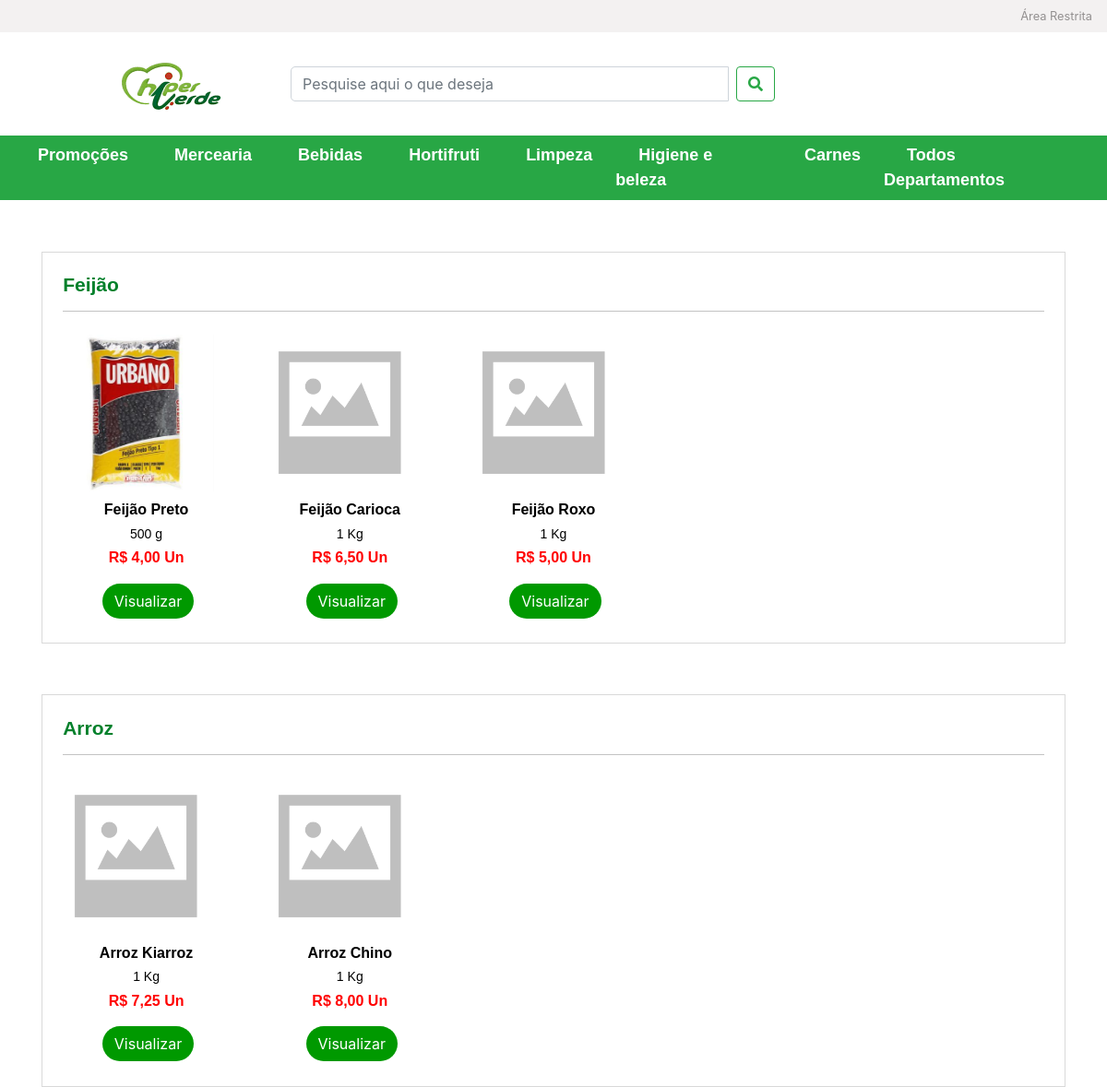
Page /index.php/PagCategoria/lista/3 on the committed database.
### tables this page shows
CREATE TABLE IF NOT EXISTS `tb_departamento` (
  `id_departamento` int(11) NOT NULL AUTO_INCREMENT,
  `nome_departamento` varchar(45) NOT NULL,
  PRIMARY KEY (`id_departamento`)
);

CREATE TABLE IF NOT EXISTS `tb_subcategoria` (
  `id_subcategoria` int(11) NOT NULL AUTO_INCREMENT,
  `cd_categoria` int(11) NOT NULL,
  `nome_subcategoria` varchar(45) NOT NULL,
  PRIMARY KEY (`id_subcategoria`),
  KEY `cd_categoria` (`cd_categoria`),
  CONSTRAINT `tb_subcategoria_ibfk_1` FOREIGN KEY (`cd_categoria`) REFERENCES `tb_categoria` (`id_categoria`) ON DELETE NO ACTION ON UPDATE NO ACTION
);

CREATE TABLE IF NOT EXISTS `tb_produto` (
  `id_produto` int(11) NOT NULL AUTO_INCREMENT,
  `nome_produto` varchar(85) NOT NULL,
  `valor_unitario_produto` decimal(5,2) NOT NULL,
  `peso_produto` int(11) NOT NULL,
  `imagem_produto` varchar(140) DEFAULT NULL,
  `cd_departamento` int(11) NOT NULL,
  `cd_categoria` int(11),
  `cd_subcategoria` int(11),
  `cd_unidade_medida` int(11) NOT NULL,
  `cd_medida_valor` int(11) NOT NULL,
  PRIMARY KEY (`id_produto`),
  KEY `cd_departamento` (`cd_departamento`),
  KEY `fk_tb_produto_tb_categoria1` (`cd_categoria`),
  KEY `fk_tb_produto_tb_subcategoria1` (`cd_subcategoria`),
  KEY `fk_tb_produto_tb_unidade_medida1` (`cd_unidade_medida`),
  KEY `FK_tb_produto_tb_medida_valor` (`cd_medida_valor`),
  CONSTRAINT `FK_tb_produto_tb_medida_valor` FOREIGN KEY (`cd_medida_valor`) REFERENCES `tb_medida_valor` (`id_medida_valor`) ON DELETE NO ACTION ON UPDATE NO ACTION,
  CONSTRAINT `fk_tb_produto_tb_categoria1` FOREIGN KEY (`cd_categoria`) REFERENCES `tb_categoria` (`id_categoria`) ON DELETE NO ACTION ON UPDATE NO ACTION,
  CONSTRAINT `fk_tb_produto_tb_subcategoria1` FOREIGN KEY (`cd_subcategoria`) REFERENCES `tb_subcategoria` (`id_subcategoria`) ON DELETE NO ACTION ON UPDATE NO ACTION,
  CONSTRAINT `fk_tb_produto_tb_unidade_medida1` FOREIGN KEY (`cd_unidade_medida`) REFERENCES `tb_unidade_medida` (`id_medida`) ON DELETE NO ACTION ON UPDATE NO ACTION,
  CONSTRAINT `tb_produto_ibfk_1` FOREIGN KEY (`cd_departamento`) REFERENCES `tb_departamento` (`id_departamento`) ON DELETE NO ACTION ON UPDATE NO ACTION
);

CREATE TABLE IF NOT EXISTS `tb_unidade_medida` (
  `id_medida` int(11) NOT NULL AUTO_INCREMENT,
  `medida` varchar(20) NOT NULL,
  PRIMARY KEY (`id_medida`)
);

CREATE TABLE IF NOT EXISTS `tb_medida_valor` (
  `id_medida_valor` int(11) NOT NULL AUTO_INCREMENT,
  `medida_valor` varchar(5) NOT NULL,
  PRIMARY KEY (`id_medida_valor`)
);

### application/controllers/PagCategoria.php (called while the page is built, shortened)
<?php
class PagCategoria extends CI_Controller {
    public function __construct() {
        $this->load->model('FrontEndModels/PagInicialModel');
        $this->load->model('BackEndModels/DepartamentoModel');
        $this->load->model('FrontEndModels/PagCategoriaModel');
        $this->load->model('FrontEndModels/PagPromocaoModel');
        $this->load->model('FrontEndModels/DepartamentoMenuModel');
        $this->load->model('BackEndModels/ProdutoPromocaoModel');
    }
    public function lista($id_categoria) {
        $data['menu'] = $this->DepartamentoMenuModel->getAll();
        $data['produtopromocao'] = $this->ProdutoPromocaoModel->getAll();
        $data['produto'] = $this->PagInicialModel->getAll();
        $data['promocao'] = $this->PagPromocaoModel->getAll();
        $data['subcategoria'] = $this->PagCategoriaModel->getAll($id_categoria);
        $this->load->view('FrontEnd/Header');
        $this->load->view('FrontEnd/Menu', $data);
        $this->load->view('FrontEnd/PaginaCategoria', $data);
    }
}

### index.php (called while the page is built, shortened)
<?php
require_once BASEPATH.'core/CodeIgniter.php';

### application/models/FrontEndModels/DepartamentoMenuModel.php (called while the page is built)
<?php
class DepartamentoMenuModel extends CI_Model {
    public function getAll() {
        $this->db->select('tb_departamento.*');
        $this->db->limit(6);
        $query = $this->db->get('tb_departamento');
        return $query->result();
    }
}

### application/models/FrontEndModels/PagCategoriaModel.php (called while the page is built)
<?php
class PagCategoriaModel extends CI_Model{
    public function getAll($id_categoria) {
        $this->db->select('tb_departamento.*,tb_categoria.*, tb_subcategoria.*');
        $this->db->join('tb_categoria', 'tb_categoria.id_categoria = tb_subcategoria.cd_categoria','left');
        $this->db->join('tb_departamento', 'tb_departamento.id_departamento = tb_categoria.cd_departamento', 'left');
        $this->db->where('id_categoria', $id_categoria);
        $query = $this->db->get('tb_subcategoria');
        return $query->result();
    }
}

### application/models/FrontEndModels/PagInicialModel.php (called while the page is built)
<?php
class PagInicialModel extends CI_Model {
    public function getAll() {
        $this->db->select('tb_produto.*,tb_unidade_medida.medida, tb_medida_valor.medida_valor, tb_departamento.id_departamento, tb_departamento.nome_departamento as departamento, tb_categoria.*');
        $this->db->join('tb_departamento', 'tb_departamento.id_departamento = tb_produto.cd_departamento', 'left');
        $this->db->join('tb_categoria', 'tb_categoria.id_categoria = tb_produto.cd_categoria', 'left');
        $this->db->join('tb_unidade_medida', 'tb_unidade_medida.id_medida = tb_produto.cd_unidade_medida', 'left');
        $this->db->join('tb_medida_valor', 'tb_medida_valor.id_medida_valor = tb_produto.cd_medida_valor', 'left');
        $query = $this->db->get('tb_produto');
        return $query->result();
    }
}

### application/views/FrontEnd/PaginaCategoria.php (the view, shortened to what this page needs)
<div class="container">
    <?php
    foreach ($subcategoria as $subcat) {
        echo '<div class="row">';
        echo '<div class="col-12">';
        echo '<div class="promocao">';
        echo '<h1><a style="text-decoration: none;font-family: Helvetica, sans-serif;font-size: 21px;color: #00802b;font-weight: bold;" href="http://127.0.0.1/MercadoPI/index.php/PagSubcategoria/lista/' . $subcat->id_subcategoria . '">' . $subcat->nome_subcategoria . '</a></h1>';
        echo '<hr>';
        echo '<div class="row">';
        echo '<div id="owl-demo" class="owl-carousel owl-theme owl-bruna">';
        foreach ($produto as $po) {
            if ($po->cd_subcategoria == $subcat->id_subcategoria) {
                echo '<div class="item">';
                echo '<div class="produto">';
                if ($po->imagem_produto === Null) {
                    echo '<img style="height:170px; width:170px;margin:5px;" src="http://127.0.0.1/MercadoPI/uploads/noimage.png"/>';
                } else {
                    echo '<img style="height:170px; width:170px;margin:5px;" src="http://127.0.0.1/MercadoPI/uploads/' . $po->imagem_produto . '"/>';
                }
                echo '<h2>' . $po->nome_produto . '</h2>';
                echo '<h5>' . $po->peso_produto . ' ' . $po->medida . '</h5>';
                $preco = str_replace(".", ",", $po->valor_unitario_produto);
                echo '<h4>R$ ' . $preco . ' ' . $po->medida_valor . '</h4>';
                echo '<center><a href="http://127.0.0.1/MercadoPI/index.php/PagProdutoEspecifico/lista/' . $po->id_produto . '"><button type="submit" class="btn">Visualizar</button></a></center>';
                echo '</div>';
                echo '</div>';
            }
        }
        echo '</div>';
        echo '</div>';
        echo '</div>';
        echo '</div>';
        echo '</div>';
    }
    ?>
</div>

### application/views/FrontEnd/Menu.php (shortened to what this page needs)
<div class="menu">
    <nav class="navbar navbar-expand-lg mt-3 bg-success navbar-light text-white">
        <div class="collapse navbar-collapse" id="navbarSupportedContent">
            <ul class="navbar-nav mr-auto"  style="margin: 0 auto;">
                <li><a href="<?= $this->config->base_url() . 'index.php/PagPromocao/lista' ?>">Promoções</a></li>
                <?php
                foreach ($menu as $m) {
                        echo '<li><a href="' . $this->config->base_url() . 'index.php/PagDepartamento/lista/' . $m->id_departamento . '">' . $m->nome_departamento . '</a></li>';
                }
                ?>
                <li><a href="<?= $this->config->base_url() . 'index.php/PagTodosDepartamentos/lista' ?>">Todos Departamentos</a></li>
            </ul>
        </div>
    </nav>
</div>

### css/Style.css (style rules this page uses)
.menu ul li a { text-decoration: none; margin: 0 25px; text-align: center; color: white; font-weight: bold; font-size: 18px; font-family: Helvetica, sans-serif; }
.promocao { border: 1px solid #d9d9d9; padding: 2%; margin-top: 5%; }
.promocao h1 { font-family: Helvetica, sans-serif; font-size: 21px; color: #00802b; font-weight: bold; }
.produto { padding: 2%; }
.produto img { max-width: 100%; max-height: 100%; }
.produto h2 { font-family: Helvetica, sans-serif; font-size: 16px; text-align: center; color: black; margin-top: 5%; font-weight: bold; }
.produto h5 { font-family: Helvetica, sans-serif; font-size: 14px; text-align: center; color: black; }
.produto h4 { font-family: Helvetica, sans-serif; font-size: 16px; text-align: center; color: red; font-weight: bold; }
.produto button { border-radius: 20px; color: white; background-color: #009900; margin: 10px 0 0 14px; }
hr { background-color: #d9d9d9; }
center { margin-left: -5%; }

### rows in the picture
tb_departamento: nome_departamento "Mercearia"
tb_departamento: nome_departamento "Bebidas"
tb_departamento: nome_departamento "Hortifruti"
tb_departamento: nome_departamento "Limpeza"
tb_departamento: nome_departamento "Higiene e beleza"
tb_departamento: nome_departamento "Carnes"
tb_subcategoria: nome_subcategoria "Feijão"
tb_produto: imagem_produto (picture), nome_produto "Feijão Preto", peso_produto "500", cd_unidade_medida.medida "g", valor_unitario_produto "4,00", cd_medida_valor.medida_valor "Un"
tb_produto: nome_produto "Feijão Carioca", peso_produto "1", cd_unidade_medida.medida "Kg", valor_unitario_produto "6,50", cd_medida_valor.medida_valor "Un"
tb_produto: nome_produto "Feijão Roxo", peso_produto "1", cd_unidade_medida.medida "Kg", valor_unitario_produto "5,00", cd_medida_valor.medida_valor "Un"
tb_subcategoria: nome_subcategoria "Arroz"
tb_produto: nome_produto "Arroz Kiarroz", peso_produto "1", cd_unidade_medida.medida "Kg", valor_unitario_produto "7,25", cd_medida_valor.medida_valor "Un"
tb_produto: nome_produto "Arroz Chino", peso_produto "1", cd_unidade_medida.medida "Kg", valor_unitario_produto "8,00", cd_medida_valor.medida_valor "Un"
